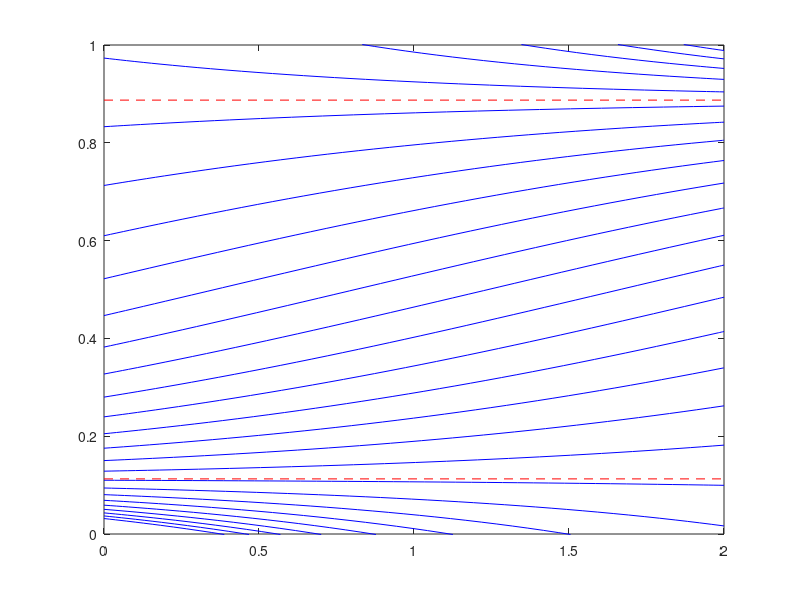

The MATLAB source for this figure:
c = .1;
x_0 = logspace(-1.5, 0.8, 35);
T = 2;
tspan = [0, T];

figure(2);
for k = 1 : length(x_0)
    [t, x] = ode45(@(t, x) x - x.^2 - c, tspan, x_0(k));
    plot(t, x, '-b');
    hold on;
end
hold off;

x_star = roots([-1 1 -c]);
for k = 1 : length(x_star)
    if isreal(x_star(k))
        line([0, T], [x_star(k), x_star(k)], 'linestyle', '--', 'color', 'red');
    end
end
axis([0 T 0 min(1, max(x_0))])
